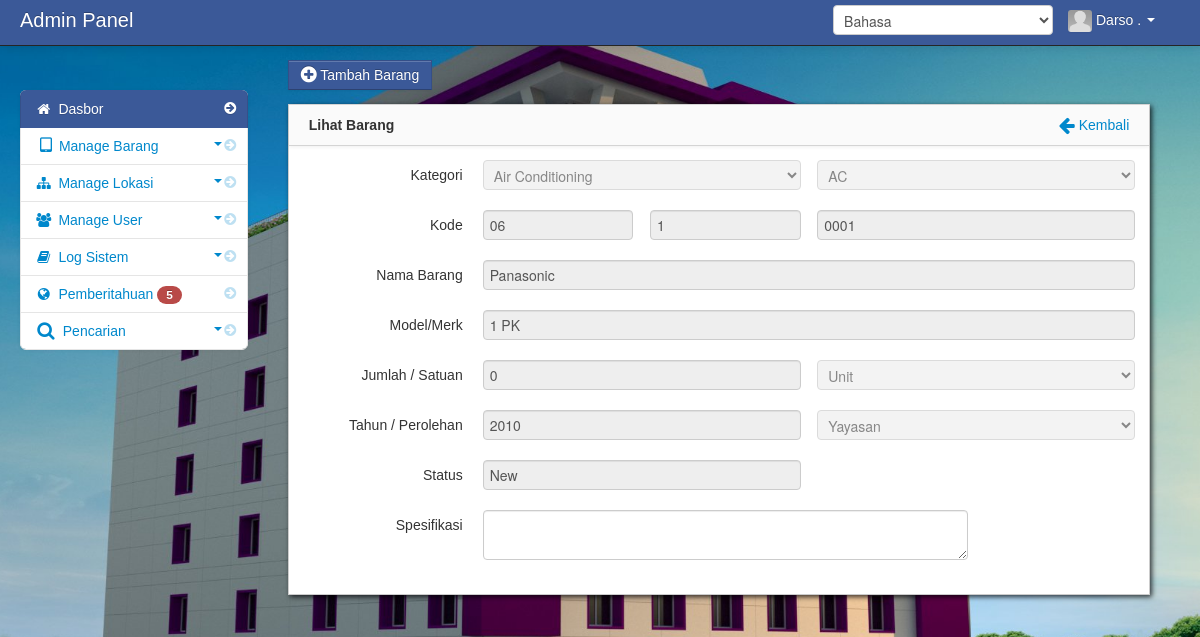
The app's page /admin/dashboard.php?module=data_stock_barang&act=lihat_barang&id=19343111505ed9900113d61 (signed in), older data.
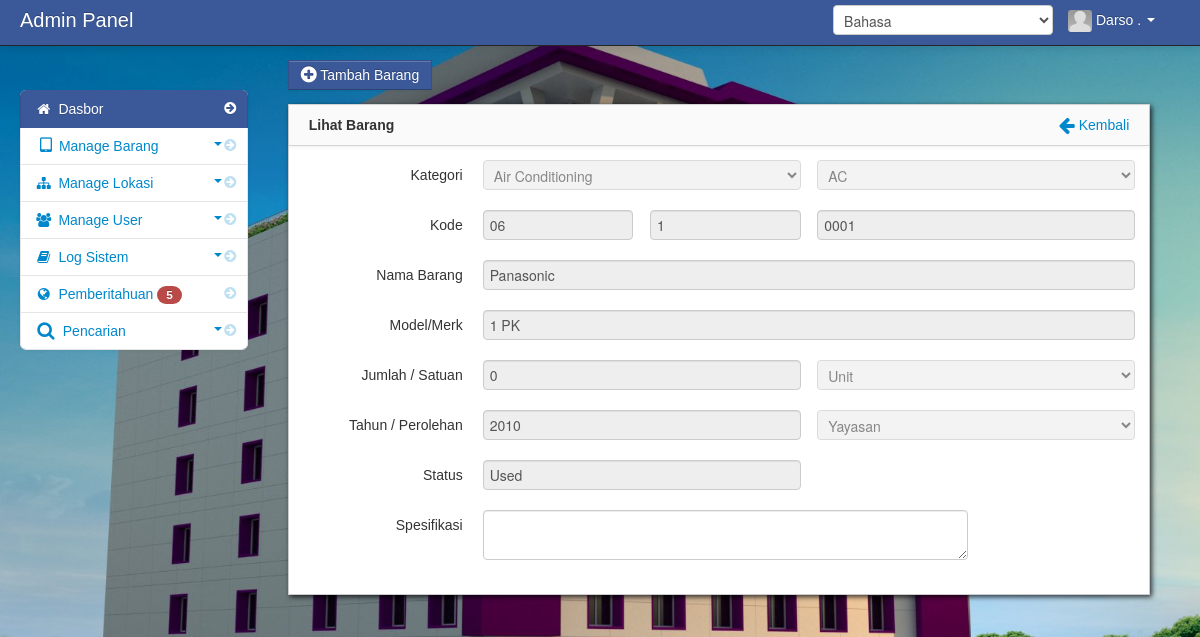
The same page, newer data.
### tables this page shows
CREATE TABLE `stdevice` (
  `id` varchar(100) NOT NULL,
  `dev_id` varchar(11) NOT NULL,
  `type_id` varchar(11) NOT NULL,
  `dev_code` varchar(128) NOT NULL,
  `dev_brand` varchar(128) NOT NULL,
  `dev_model` varchar(128) NOT NULL,
  `dev_desc` text NOT NULL,
  `dev_status` varchar(128) NOT NULL,
  `jumlah` int(11) NOT NULL,
  `year` varchar(11) NOT NULL,
  `unit_id` varchar(11) NOT NULL,
  `inst_id` varchar(11) NOT NULL,
  `procure_id` varchar(11) NOT NULL,
  `created_at` timestamp NOT NULL DEFAULT CURRENT_TIMESTAMP,
  `updated_at` timestamp NULL DEFAULT NULL,
  PRIMARY KEY (`id`)
);

### languages/lang_id.php (called while the page is built, shortened)
<?php
  $lang['please_login']   = 'Silakan Masuk';
  $lang['signin']  = 'Masuk';
  $lang['welcome_to']   = 'Selamat Datang Di';
  $lang['click_to_sign']      = 'Klik disini untuk masuk';
  $lang['username']   = 'Nama pengguna';
  $lang['password']   = 'Kata sandi';
  $lang['jgrowl']['access_granted'] = 'Access Granted';
  $lang['jgrowl']['check_user']   = 'Silakan periksa nama pengguna dan kata sandi Anda';
  $lang['jgrowl']['login_fail']   = 'Login Gagal';
  $lang['jgrowl']['loading']   = 'Sedang Memuat, Silakan Tunggu';
  $lang['jgrowl']['loading_selamat']   = 'Selamat Datang di Sistem Inventory Universitas AMIKOM Purwokerto ';
  $lang['swal']['attention'] = 'Perhatian!';
  $lang['swal']['success'] = 'Berhasil!';
  $lang['swal']['code_exist'] = 'Kode Barang sudah ada';
  $lang['swal']['dev_add'] = 'Tambah Barang';
  $lang['swal']['dev_add_success'] = 'Barang Berhasil ditambahkan';
  $lang['swal']['dev_update'] = 'Perbarui Barang!';
  $lang['swal']['dev_update_success'] = 'Data Barang Berhasil diperbarui';
  $lang['swal']['cate_add_success'] = 'Kategori Barang Berhasil ditambahkan';
  $lang['swal']['cate_update'] = 'Nama Kategori Diperbarui!';
  $lang['swal']['cate_update_success'] = 'Nama Kategori barang berhasil diperbarui!';
  $lang['swal']['cate_del_success'] = 'Nama kategori Berhasil Dihapus';
  $lang['swal']['not_selected'] = 'Anda belum memilih barang';
  $lang['swal']['too_much'] = 'Data Terlalu Banyak';
  $lang['swal']['dev_assign'] = 'Menetapkan barang';
  $lang['swal']['dev_assign_success'] = 'Barang Berhasil Ditetapkan';
  $lang['swal']['remove_notification_success']   = 'Notifikasi Anda Berhasil Dihapus';
  $lang['swal']['remove_log_success'] = 'Hapus Log Sistem Berhasil';
  $lang['swal']['upd_sysuser_success'] = 'Pengguna Sistem Berhasil Diperbarui';
  $lang['swal']['add_sysuser_success']   = 'Pengguna Sistem Berhasil Ditambahkan';
  $lang['swal']['user_exist'] = 'Pengguna sudah ada';
  $lang['swal']['upd_tech_staff'] = 'Pengguna Staf Teknis Berhasil Diperbarui';
  $lang['swal']['tech_user_exist'] = 'Pengguna Staf Teknis Sudah Ada';
  $lang['swal']['cate_exist'] = 'Kategori Barang sudah ada';
  $lang['swal']['other_ref'] = 'Data Tersebut sedang Menjadi Referensi Data Tabel Lain';
  $lang['swal']['del_location'] = 'Lokasi Berhasil Dihapus';
  $lang['swal']['upd_location_success'] = 'Lokasi Berhasil Diperbarui';
  $lang['swal']['add_location_success'] = 'Lokasi berhasil ditambahkan';
  $lang['swal']['location_exist'] = 'Nama Lokasi Sudah Ada';
  $lang['swal']['device_type_exist'] = 'Jenis Barang Sudah Ada!';
  $lang['admin']['name'] = 'Nama';
  $lang['admin']['dash_sidebar_cate'] = 'Data Kategori Barang';
  $lang['admin']['dash_data_number'] = 'Dasbor Data';
  $lang['admin']['all'] = 'Semua';
  $lang['admin']['welcome'] = 'Selamat Datang';
  $lang['admin']['dashboard'] = 'Dasbor';
  $lang['admin']['list_device']   = 'Daftar Data Barang';
  $lang['admin']['total_device']   = 'Total Jumlah Barang';
  $lang['admin']['delete']   = 'Hapus';
  $lang['admin']['click_delete']   = 'Klik untuk menghapus item yang dicentang';
  $lang['admin']['edit']   = 'Sunting';
  $lang['admin']['click_edit']   = 'Klik untuk Edit';
  $lang['admin']['show_device']   = 'Lihat Barang';
  $lang['admin']['edit_device']   = 'Sunting Barang';
  $lang['admin']['print_list']   = 'Cetak Daftar';
  $lang['admin']['click_print_list']   = 'Klik untuk Cetak';
  $lang['admin']['add_data']   = 'Tambah Data';
  $lang['admin']['click_add_data']   = 'Klik untuk tambah Data Barang';
  $lang['admin']['add_device']   = 'Tambah Barang';
  $lang['admin']['click_add_device']   = 'Klik untuk Tambah Barang';

### admin/module/data/stock_barang.php (the view, shortened to what the changed rows need)
<?php
switch($_GET['act']){
default:?>
<?php break;
case "lihat_barang";?>
<a href="?module=data_stock_barang&act=tambah_barang" class="btn btn-info"  id="add" data-placement="right" title="<?php echo $lang['admin']['click_add_device']?>" ><i class="icon-plus-sign icon-large"></i> <?php echo $lang['admin']['add_device']?></a>
<div id="block_bg" class="block">
	<div class="navbar navbar-inner block-header">
		<div class="pull-left"><strong><?php echo $lang['admin']['show_device']?></strong></div>
		<div class="pull-right">
			<a id="return" data-placement="left" title="<?php echo $lang['admin']['click_back']?>" href="?module=data_stock_barang"><i class="icon-arrow-left icon-large"></i>  <?php echo $lang['admin']['back']?></a>
		</div>
	</div>
	<div class="block-content collapse in">
	<?php
	$id=$_GET['id'];
	$query = mysql_query("select * from stdevice
	LEFT JOIN device_name ON stdevice.dev_id=device_name.dev_id
	LEFT JOIN device_unit ON stdevice.unit_id=device_unit.unit_id
	LEFT JOIN device_name_type ON device_name_type.dev_id = device_name.dev_id
	LEFT JOIN device_procurement ON stdevice.procure_id=device_procurement.procure_id
	where id = '$id'")or die(mysql_error());
	$row = mysql_fetch_array($query);
	?>
		<form class="form-horizontal" method="post">
		<div class="control-group">
			<label class="control-label" for="category"> <?php echo $lang['admin']['input_category']?></label>
			<div class="controls controls-row">
				<select id="category" name="dev_id" class="span6" disabled>
					<?php
					$device_query = mysql_query("select * from device_name")or die(mysql_error());
					while($query_device_row = mysql_fetch_array($device_query)){
					$dev_name = $row['dev_name'];
					$selected = ' selected="selected" ';
					?>
					<option value="<?php echo $query_device_row['dev_id']; ?>" <?php if($dev_name==$query_device_row['dev_name']) echo $selected; ?> ><?php echo $query_device_row['dev_name'];  ?></option>
					<?php } ?>
				</select>
				<select id="type" class="span6" name="type_id" disabled>
				<?php
					$type_query = mysql_query("select * from device_name_type")or die(mysql_error());
					while ($query_type_row = mysql_fetch_array($type_query)) {
						$type_name = $row['type_name'];
						$selected = ' selected="selected" ';
					?>
					<option id="type" class="<?php echo $query_type_row['dev_id']; ?>" value="<?php echo $row['type_number']; ?>" <?php if($type_name==$query_type_row['type_name']) echo $selected; ?> >
						<?php echo $query_type_row['type_name']; ?>
					</option>
				<?php } ?>
				</select>
			</div>
		</div>
		<div class="control-group">
			<label class="control-label" for="inputCode"><?php echo $lang['admin']['input_code']?></label>
			<div class="controls controls-row">
			<input type="text" class="span3" id="" value="<?php echo $row['dev_id']; ?>" readonly>
			<input type="text" class="span3" id="" value="<?php echo $row['type_number']; ?>" readonly>
			<input type="text" class="span6" value="<?php echo $row['dev_code']; ?>" name="dev_code" id="inputCode" placeholder="<?php echo $lang['admin']['placeholder_devcode']?>" readonly>
			</div>
		</div>
		<div class="control-group">
			<label class="control-label" for="inputName"><?php echo $lang['admin']['input_name'] ?></label>
			<div class="controls">
			<input type="text" class="span12" value="<?php echo $row['dev_brand']; ?>" name="dev_brand" id="inputName" placeholder="<?php echo $lang['admin']['placeholder_devname']?>" readonly>
			</div>
		</div>
		<div class="control-group">
			<label class="control-label" for="inputMerk"><?php echo $lang['admin']['input_merk']?></label>
			<div class="controls">
			<input type="text" class="span12" value="<?php echo $row['dev_model']; ?>" name="dev_model" id="inputPassword" placeholder="<?php echo $lang['admin']['placeholder_merk']?>" readonly>
			</div>
		</div>
		<div class="control-group">
			<label class="control-label"><?php echo $lang['admin']['input_amount']?> / <?php echo $lang['admin']['input_unit']?></label>
			<div class="controls controls-row">
			<input type="text" class="span6" value="<?php echo $row['jumlah']; ?>" name="jumlah" id="inputPassword" placeholder="<?php echo $lang['admin']['placeholder_amount']?>" readonly>
			<select id="inputUnit" class="span6" name="unit_id" disabled>
					<?php
					$unit_query = mysql_query("select * from device_unit")or die(mysql_error());
					while($query_unit_row = mysql_fetch_array($unit_query)){
					$unit_name = $row['unit_name'];
					$selected = ' selected="selected" ';
					?>
					<option value="<?php echo $query_unit_row['unit_id']; ?>" <?php if($unit_name==$query_unit_row['unit_name']) echo $selected; ?> ><?php echo $query_unit_row['unit_name'];  ?></option>
					<?php } ?>
				</select>
			</div>
		</div>
		<div class="control-group">
			<label class="control-label"><?php echo $lang['admin']['input_year']?> / <?php echo $lang['admin']['input_procure']?></label>
			<div class="controls controls-row">
				<input type="text" class="span6" value="<?php echo $row['year']; ?>" name="year" id="inputYear" placeholder="<?php echo $lang['admin']['placeholder_year']?>" readonly>
				<select id="inputProcure" class="span6" name="procure_id" disabled>
					<?php
					$unit_query = mysql_query("select * from device_procurement")or die(mysql_error());
					while($query_unit_row = mysql_fetch_array($unit_query)){
					$unit_name = $row['procure_name'];
					$selected = ' selected="selected" ';
					?>
					<option value="<?php echo $query_unit_row['procure_id']; ?>" <?php if($unit_name==$query_unit_row['procure_name']) echo $selected; ?> ><?php echo $query_unit_row['procure_name'];  ?></option>
					<?php } ?>
				</select>
			</div>
		</div>
		<div class="control-group">
			<label class="control-label" for="inputStatus"  placeholder="Device Status" >Status</label>
			<div class="controls">
			<input type="text" class="span6" value="<?php echo $row['dev_status']; ?>" readonly>
			</div>
		</div>
		<div class="control-group">
			<label class="control-label" for="inputSpec"><?php echo $lang['admin']['input_spec']?></label>
			<div class="controls">
					<textarea class="span9" name="dev_desc" id="ckeditor_readonly">
					<?php echo $row['dev_desc']; ?>
					</textarea>
			</div>
		</div>
</form>
<?php break;
case "import_excel";?>
<?php }?>

Row changes from the older to the newer data that the page shows:
changed stdevice "Panasonic": dev_status "New" → "Used"
